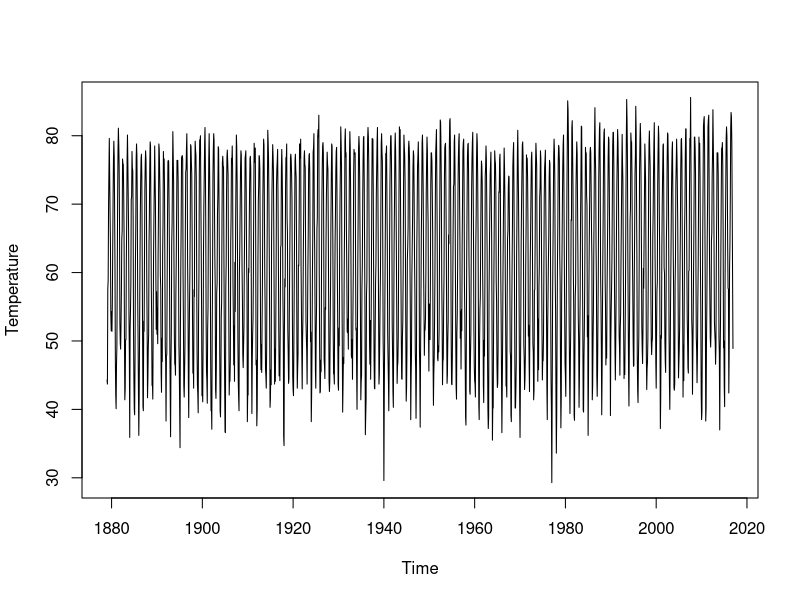
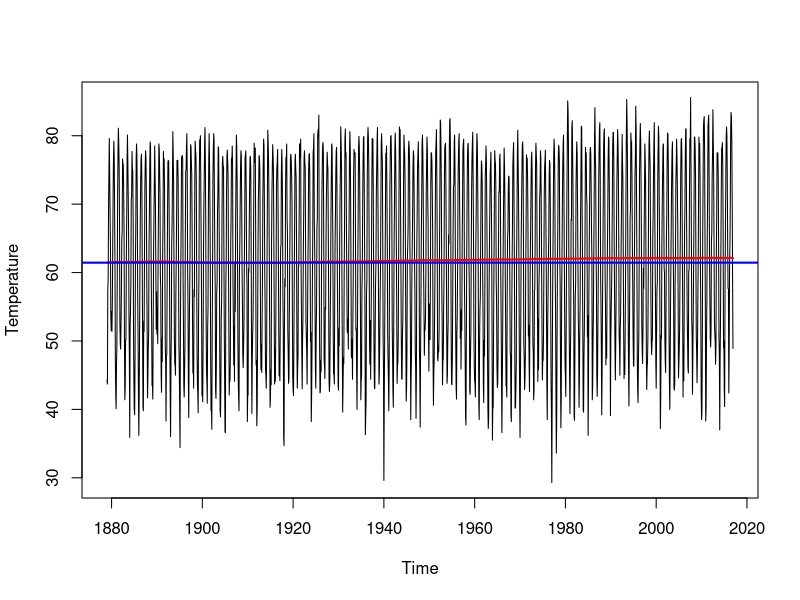
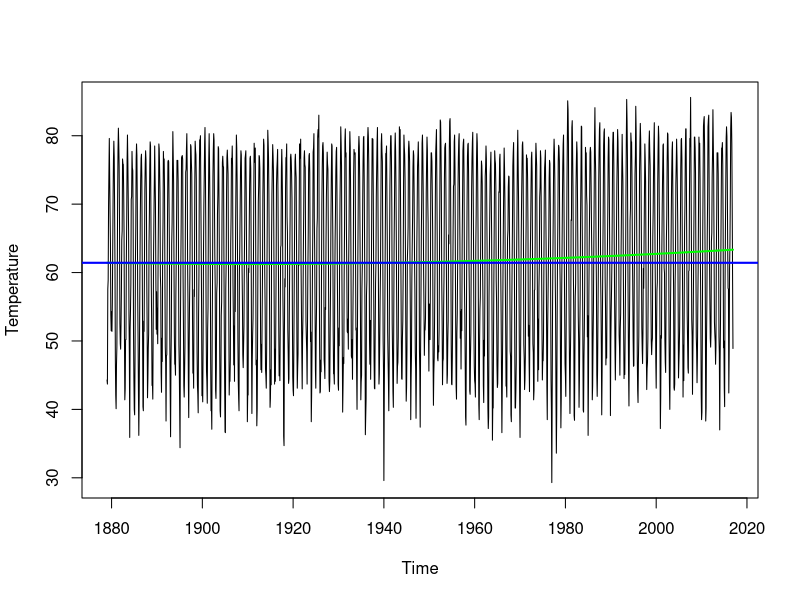
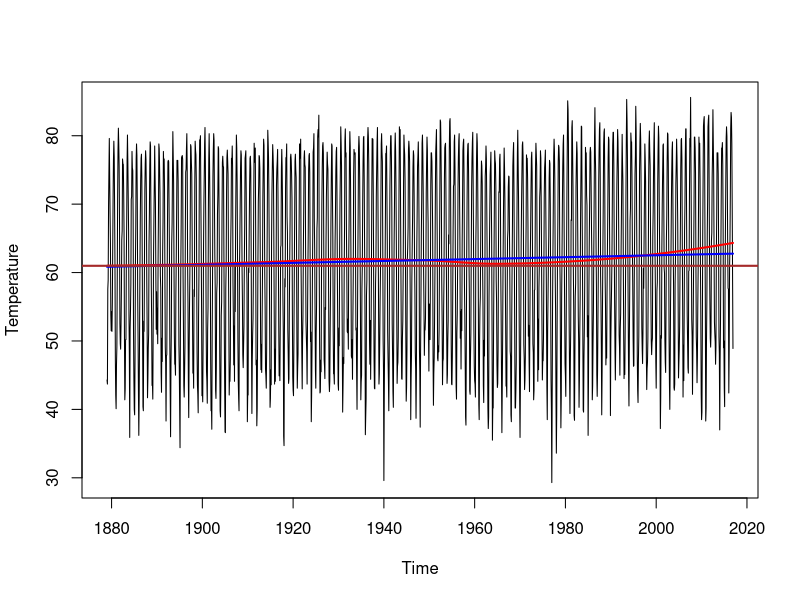
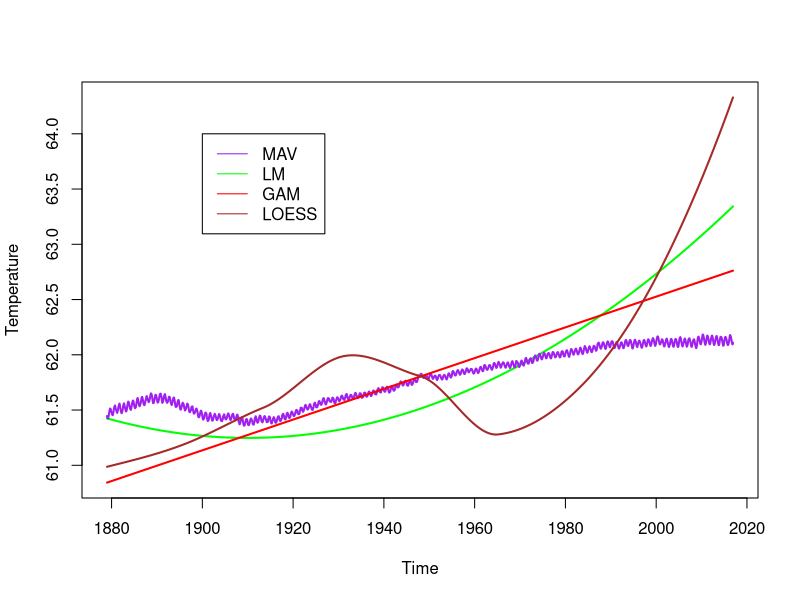

Reproduce these figures in R, in order.
# Module 1 Practice Example
data = read.table("AvTempAtlanta.txt", header=TRUE)

# plot time series
temp = as.vector(t(data[, -c(1, 14)]))
temp = ts(data=temp, start=1879, frequency = 12)
plot(temp, ylab="Temperature")

# Trend: Moving Average Filter
# check width
pt.time = c(1:length(temp)) # 1656 even
pt.time = c(pt.time-min(pt.time))/max(pt.time)
#q = c(q-min(q))/max(q) # Scale or not -> we want to see the trend
maf = ksmooth(pt.time, temp, kernel = "box", bandwidth=1)
maf_fit = ts(maf$y, start=1879, frequency = 12)

plot(temp, ylab="Temperature")
lines(maf_fit, lwd=2, col='red')
abline(maf_fit[1],0,lwd=2, col='blue')

# Trend: Parametric Regression
x1 = pt.time
x2 = pt.time^2

par_reg = lm(temp~x1+x2)
summary(par_reg)

lm_fit = ts(fitted(par_reg),start=1879, frequency=12)
plot(temp, ylab="Temperature")
lines(lm_fit, lwd=2, col="green")
abline(lm_fit[1], 0, lwd=2, col='blue')

# Trend: Non-Parametric
# loess
loc_fit = loess(temp~pt.time)
temp_loc_fit = ts(fitted(loc_fit), start=1879, frequency = 12)
# splines
library(mgcv)
sp_fit = gam(temp~s(pt.time))
temp_sp_fit = ts(fitted(sp_fit), start=1879, frequency=12)

plot(temp, ylab="Temperature")
lines(temp_loc_fit, lwd=2, col="red")
lines(temp_sp_fit, lwd=2, col='blue')
abline(temp_loc_fit[1], 0, lwd=2, col="brown")

# all comparison
all_val = c(maf_fit, lm_fit, temp_loc_fit, temp_sp_fit)
y_bound = c(min(all_val), max(all_val))
plot(lm_fit, lwd=2, col="green", ylim=y_bound,ylab="Temperature")
lines(maf_fit, lwd=2, col="purple")
lines(temp_sp_fit, lwd=2, col="red")
lines(temp_loc_fit, lwd=2, col="brown")
legend(x=1900, y=64,legend=c("MAV","LM","GAM","LOESS"),lty=1, col=c("purple","green","red","brown"))


